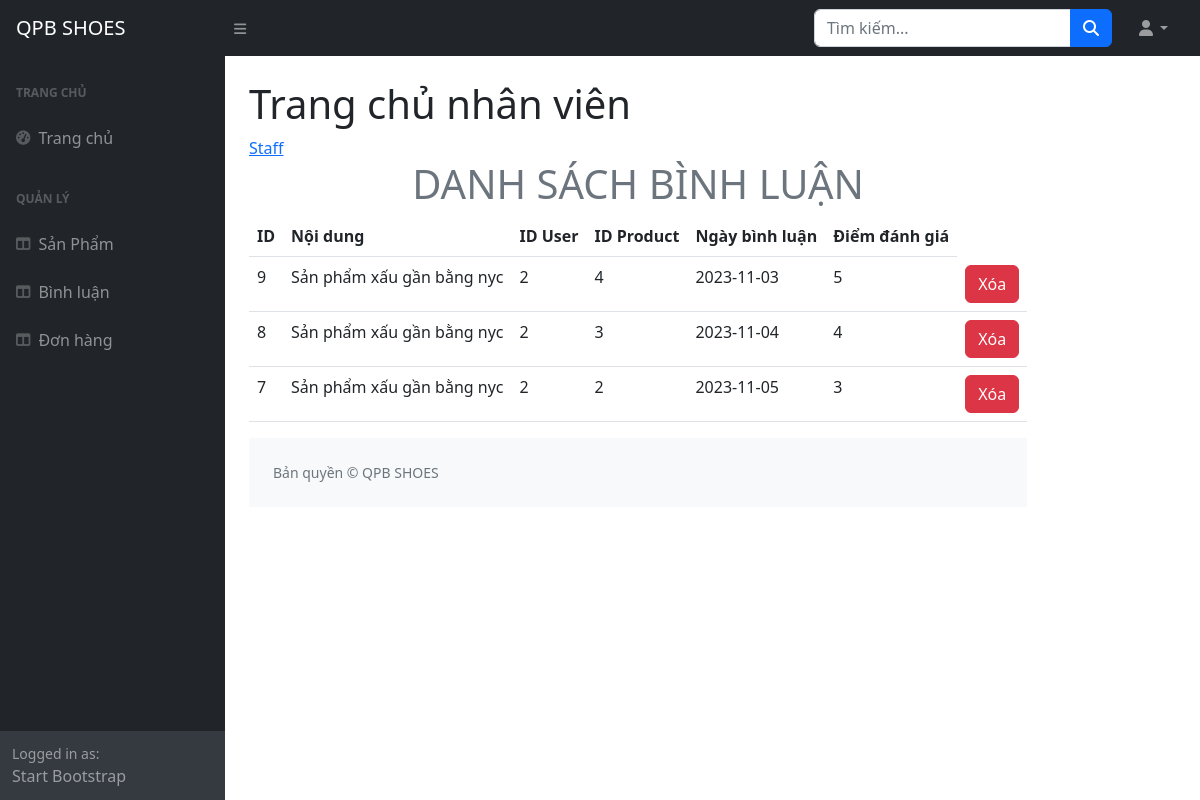
The page /admin_staff/index.php?act=dsbl (signed in) on the database its author committed.
### tables this page shows
CREATE TABLE `binhluan` (
  `IdBinhLuan` int(11) NOT NULL,
  `IdSanPham` int(11) NOT NULL,
  `IdTaiKhoan` int(11) NOT NULL,
  `NoiDung` varchar(255) DEFAULT NULL,
  `NgayBinhLuan` date NOT NULL,
  `DiemDanhGia` int(11) NOT NULL,
  `TrangThai` int(11) NOT NULL DEFAULT 0
);

### model/pdo.php (called while the page is built, shortened)
<?php
function pdo_get_connection()
{
    $servername = "localhost";
    $username = "root";
    $password = "";
    try {
        $conn = new PDO("mysql:host=$servername;dbname=pro1014-websitebangiaypoly-nhom12", $username, $password);
        $conn->setAttribute(PDO::ATTR_ERRMODE, PDO::ERRMODE_EXCEPTION);
        return $conn;
    } catch (PDOException $e) {
        echo "Connection failed: " . $e->getMessage();
    }
}
function pdo_query($sql)
{
    $sql_args = array_slice(func_get_args(), 1);
    try {
        $conn = pdo_get_connection();
        $stmt = $conn->prepare($sql);
        $stmt->execute($sql_args);
        $rows = $stmt->fetchAll();
        return $rows;
    } catch (PDOException $e) {
        throw $e;
    } finally {
        unset($conn);
    }
}
?>

### model/binhluan.php (called while the page is built, shortened)
<?php
function loadall_binhluan_admin($IdSanPham)
{
    $sql = "select * from binhluan where 1";
    $sql .= " order by IdBinhLuan desc";
    $listbl = pdo_query($sql);
    return $listbl;
}
?>

### admin_staff/binhluan/list.php (the view)
<div class="row-cols-md-12 ">
    <div class="mb-8 font_title text-center">
        <h1>DANH SÁCH BÌNH LUẬN</h1>
    </div>
    <form action="#" method="POST">
        <div class="mb-3 formds_loai">
            <table class="table">
                <thead>
                <tr>
                    <th>ID</th>
                    <th>Nội dung</th>
                    <th>ID User</th>
                    <th>ID Product</th>
                    <th>Ngày bình luận</th>
                    <th>Điểm đánh giá </th>
                </tr>
                </thead>
                <tbody>
                <?php
                foreach ($listbinhluan as $bl) {
                    extract($bl);
                    $xoamembl = "index.php?act=xoamembl&IdBinhLuan=" . $IdBinhLuan;
                   if($TrangThai == 0){
                    echo '<tr>
                    <td>' . $IdBinhLuan . '</td>
                    <td>' . $NoiDung . '</td>
                    <td>' . $IdTaiKhoan . '</td>
                    <td>' . $IdSanPham . '</td>
                    <td>' . $NgayBinhLuan . '</td>
                    <td>' . $DiemDanhGia . '</td>
                    <td>
                        <a href="' . $xoamembl . '"><button type="button" class="btn btn-danger" onclick="return confirm(\'Bạn có chắc chắn muốn ẩn đi bình luận này?\')">Xóa</button></a>
                    </td>
                </tr>';
                   }
                }
                ?>
                </tbody>
            </table>
        </div>
    </form>
</div>

### rows shown on the page
binhluan: IdBinhLuan "9", NoiDung "Sản phẩm xấu gần bằng nyc", IdTaiKhoan "2", IdSanPham "4", NgayBinhLuan "2023-11-03", DiemDanhGia "5"
binhluan: IdBinhLuan "8", NoiDung "Sản phẩm xấu gần bằng nyc", IdTaiKhoan "2", IdSanPham "3", NgayBinhLuan "2023-11-04", DiemDanhGia "4"
binhluan: IdBinhLuan "7", NoiDung "Sản phẩm xấu gần bằng nyc", IdTaiKhoan "2", IdSanPham "2", NgayBinhLuan "2023-11-05", DiemDanhGia "3"
